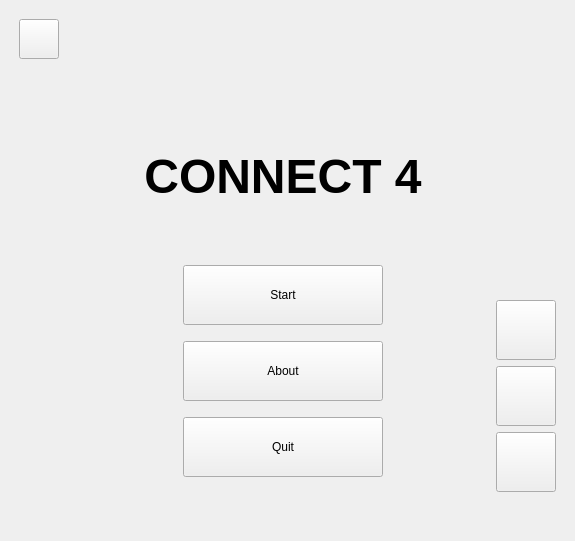
<?xml version="1.0" encoding="UTF-8"?>
<ui version="4.0">
 <class>WelcomeWindow</class>
 <widget class="QWidget" name="WelcomeWindow">
  <property name="geometry">
   <rect>
    <x>0</x>
    <y>0</y>
    <width>575</width>
    <height>541</height>
   </rect>
  </property>
  <property name="minimumSize">
   <size>
    <width>0</width>
    <height>0</height>
   </size>
  </property>
  <property name="windowTitle">
   <string>MainWindow</string>
  </property>
  <layout class="QGridLayout" name="gridLayout">
   <property name="leftMargin">
    <number>0</number>
   </property>
   <property name="topMargin">
    <number>0</number>
   </property>
   <property name="rightMargin">
    <number>0</number>
   </property>
   <property name="bottomMargin">
    <number>0</number>
   </property>
   <item row="0" column="0">
    <widget class="QWidget" name="centralwidget" native="true">
     <layout class="QGridLayout" name="gridLayout_3">
      <property name="leftMargin">
       <number>0</number>
      </property>
      <property name="topMargin">
       <number>0</number>
      </property>
      <property name="rightMargin">
       <number>0</number>
      </property>
      <property name="bottomMargin">
       <number>0</number>
      </property>
      <item row="0" column="0">
       <widget class="QScrollArea" name="scrollArea">
        <property name="frameShape">
         <enum>QFrame::Shape::NoFrame</enum>
        </property>
        <property name="widgetResizable">
         <bool>true</bool>
        </property>
        <property name="alignment">
         <set>Qt::AlignmentFlag::AlignCenter</set>
        </property>
        <widget class="QWidget" name="scrollAreaWidgetContents">
         <property name="geometry">
          <rect>
           <x>0</x>
           <y>0</y>
           <width>575</width>
           <height>541</height>
          </rect>
         </property>
         <layout class="QGridLayout" name="gridLayout_6">
          <property name="leftMargin">
           <number>0</number>
          </property>
          <property name="topMargin">
           <number>0</number>
          </property>
          <property name="rightMargin">
           <number>0</number>
          </property>
          <property name="bottomMargin">
           <number>0</number>
          </property>
          <item row="0" column="0">
           <widget class="QFrame" name="welcomeFrame">
            <property name="frameShape">
             <enum>QFrame::Shape::NoFrame</enum>
            </property>
            <property name="frameShadow">
             <enum>QFrame::Shadow::Raised</enum>
            </property>
            <layout class="QGridLayout" name="gridLayout_7">
             <item row="0" column="0">
              <layout class="QGridLayout" name="welcomeLayout">
               <item row="2" column="3">
                <widget class="QLabel" name="welcomeLabel">
                 <property name="sizePolicy">
                  <sizepolicy hsizetype="Minimum" vsizetype="Preferred">
                   <horstretch>0</horstretch>
                   <verstretch>0</verstretch>
                  </sizepolicy>
                 </property>
                 <property name="font">
                  <font>
                   <pointsize>36</pointsize>
                   <bold>true</bold>
                   <strikeout>false</strikeout>
                  </font>
                 </property>
                 <property name="text">
                  <string>CONNECT 4</string>
                 </property>
                 <property name="alignment">
                  <set>Qt::AlignmentFlag::AlignCenter</set>
                 </property>
                </widget>
               </item>
               <item row="3" column="3">
                <layout class="QGridLayout" name="gridLayout_2">
                 <property name="sizeConstraint">
                  <enum>QLayout::SizeConstraint::SetMinimumSize</enum>
                 </property>
                 <item row="6" column="1">
                  <spacer name="verticalSpacer_4">
                   <property name="orientation">
                    <enum>Qt::Orientation::Vertical</enum>
                   </property>
                   <property name="sizeHint" stdset="0">
                    <size>
                     <width>20</width>
                     <height>40</height>
                    </size>
                   </property>
                  </spacer>
                 </item>
                 <item row="1" column="1">
                  <widget class="QPushButton" name="startButton">
                   <property name="minimumSize">
                    <size>
                     <width>200</width>
                     <height>60</height>
                    </size>
                   </property>
                   <property name="maximumSize">
                    <size>
                     <width>200</width>
                     <height>60</height>
                    </size>
                   </property>
                   <property name="cursor">
                    <cursorShape>PointingHandCursor</cursorShape>
                   </property>
                   <property name="focusPolicy">
                    <enum>Qt::FocusPolicy::TabFocus</enum>
                   </property>
                   <property name="text">
                    <string>Start</string>
                   </property>
                  </widget>
                 </item>
                 <item row="3" column="1">
                  <widget class="QPushButton" name="aboutButton">
                   <property name="minimumSize">
                    <size>
                     <width>200</width>
                     <height>60</height>
                    </size>
                   </property>
                   <property name="maximumSize">
                    <size>
                     <width>200</width>
                     <height>60</height>
                    </size>
                   </property>
                   <property name="cursor">
                    <cursorShape>PointingHandCursor</cursorShape>
                   </property>
                   <property name="focusPolicy">
                    <enum>Qt::FocusPolicy::TabFocus</enum>
                   </property>
                   <property name="text">
                    <string>About</string>
                   </property>
                  </widget>
                 </item>
                 <item row="0" column="1">
                  <spacer name="verticalSpacer_5">
                   <property name="orientation">
                    <enum>Qt::Orientation::Vertical</enum>
                   </property>
                   <property name="sizeHint" stdset="0">
                    <size>
                     <width>20</width>
                     <height>40</height>
                    </size>
                   </property>
                  </spacer>
                 </item>
                 <item row="2" column="1">
                  <spacer name="verticalSpacer_8">
                   <property name="orientation">
                    <enum>Qt::Orientation::Vertical</enum>
                   </property>
                   <property name="sizeType">
                    <enum>QSizePolicy::Policy::Minimum</enum>
                   </property>
                   <property name="sizeHint" stdset="0">
                    <size>
                     <width>20</width>
                     <height>10</height>
                    </size>
                   </property>
                  </spacer>
                 </item>
                 <item row="3" column="2">
                  <spacer name="horizontalSpacer_4">
                   <property name="orientation">
                    <enum>Qt::Orientation::Horizontal</enum>
                   </property>
                   <property name="sizeType">
                    <enum>QSizePolicy::Policy::Minimum</enum>
                   </property>
                   <property name="sizeHint" stdset="0">
                    <size>
                     <width>20</width>
                     <height>20</height>
                    </size>
                   </property>
                  </spacer>
                 </item>
                 <item row="3" column="0">
                  <spacer name="horizontalSpacer_3">
                   <property name="orientation">
                    <enum>Qt::Orientation::Horizontal</enum>
                   </property>
                   <property name="sizeType">
                    <enum>QSizePolicy::Policy::Minimum</enum>
                   </property>
                   <property name="sizeHint" stdset="0">
                    <size>
                     <width>20</width>
                     <height>20</height>
                    </size>
                   </property>
                  </spacer>
                 </item>
                 <item row="5" column="1">
                  <widget class="QPushButton" name="quitButton">
                   <property name="minimumSize">
                    <size>
                     <width>200</width>
                     <height>60</height>
                    </size>
                   </property>
                   <property name="maximumSize">
                    <size>
                     <width>200</width>
                     <height>60</height>
                    </size>
                   </property>
                   <property name="cursor">
                    <cursorShape>PointingHandCursor</cursorShape>
                   </property>
                   <property name="focusPolicy">
                    <enum>Qt::FocusPolicy::TabFocus</enum>
                   </property>
                   <property name="text">
                    <string>Quit</string>
                   </property>
                  </widget>
                 </item>
                 <item row="4" column="1">
                  <spacer name="verticalSpacer_9">
                   <property name="orientation">
                    <enum>Qt::Orientation::Vertical</enum>
                   </property>
                   <property name="sizeType">
                    <enum>QSizePolicy::Policy::Minimum</enum>
                   </property>
                   <property name="sizeHint" stdset="0">
                    <size>
                     <width>20</width>
                     <height>10</height>
                    </size>
                   </property>
                  </spacer>
                 </item>
                </layout>
               </item>
               <item row="1" column="1">
                <layout class="QGridLayout" name="gridLayout_5">
                 <property name="sizeConstraint">
                  <enum>QLayout::SizeConstraint::SetFixedSize</enum>
                 </property>
                 <item row="1" column="1">
                  <spacer name="verticalSpacer_2">
                   <property name="orientation">
                    <enum>Qt::Orientation::Vertical</enum>
                   </property>
                   <property name="sizeType">
                    <enum>QSizePolicy::Policy::Expanding</enum>
                   </property>
                   <property name="sizeHint" stdset="0">
                    <size>
                     <width>0</width>
                     <height>0</height>
                    </size>
                   </property>
                  </spacer>
                 </item>
                 <item row="0" column="1">
                  <widget class="QPushButton" name="musicButton">
                   <property name="sizePolicy">
                    <sizepolicy hsizetype="Fixed" vsizetype="Fixed">
                     <horstretch>0</horstretch>
                     <verstretch>0</verstretch>
                    </sizepolicy>
                   </property>
                   <property name="minimumSize">
                    <size>
                     <width>40</width>
                     <height>40</height>
                    </size>
                   </property>
                   <property name="maximumSize">
                    <size>
                     <width>40</width>
                     <height>40</height>
                    </size>
                   </property>
                   <property name="cursor">
                    <cursorShape>PointingHandCursor</cursorShape>
                   </property>
                   <property name="focusPolicy">
                    <enum>Qt::FocusPolicy::TabFocus</enum>
                   </property>
                   <property name="text">
                    <string/>
                   </property>
                   <property name="iconSize">
                    <size>
                     <width>30</width>
                     <height>30</height>
                    </size>
                   </property>
                   <property name="checkable">
                    <bool>true</bool>
                   </property>
                  </widget>
                 </item>
                 <item row="0" column="2">
                  <spacer name="horizontalSpacer_5">
                   <property name="orientation">
                    <enum>Qt::Orientation::Horizontal</enum>
                   </property>
                   <property name="sizeType">
                    <enum>QSizePolicy::Policy::Expanding</enum>
                   </property>
                   <property name="sizeHint" stdset="0">
                    <size>
                     <width>0</width>
                     <height>0</height>
                    </size>
                   </property>
                  </spacer>
                 </item>
                 <item row="0" column="0">
                  <spacer name="horizontalSpacer_7">
                   <property name="orientation">
                    <enum>Qt::Orientation::Horizontal</enum>
                   </property>
                   <property name="sizeType">
                    <enum>QSizePolicy::Policy::Fixed</enum>
                   </property>
                   <property name="sizeHint" stdset="0">
                    <size>
                     <width>10</width>
                     <height>21</height>
                    </size>
                   </property>
                  </spacer>
                 </item>
                </layout>
               </item>
               <item row="1" column="3">
                <spacer name="verticalSpacer_6">
                 <property name="orientation">
                  <enum>Qt::Orientation::Vertical</enum>
                 </property>
                 <property name="sizeHint" stdset="0">
                  <size>
                   <width>20</width>
                   <height>40</height>
                  </size>
                 </property>
                </spacer>
               </item>
               <item row="3" column="4">
                <layout class="QGridLayout" name="gridLayout_4">
                 <property name="sizeConstraint">
                  <enum>QLayout::SizeConstraint::SetMinimumSize</enum>
                 </property>
                 <item row="3" column="1">
                  <widget class="QPushButton" name="optionsButton">
                   <property name="sizePolicy">
                    <sizepolicy hsizetype="Fixed" vsizetype="Fixed">
                     <horstretch>0</horstretch>
                     <verstretch>0</verstretch>
                    </sizepolicy>
                   </property>
                   <property name="minimumSize">
                    <size>
                     <width>60</width>
                     <height>60</height>
                    </size>
                   </property>
                   <property name="maximumSize">
                    <size>
                     <width>60</width>
                     <height>60</height>
                    </size>
                   </property>
                   <property name="cursor">
                    <cursorShape>PointingHandCursor</cursorShape>
                   </property>
                   <property name="focusPolicy">
                    <enum>Qt::FocusPolicy::TabFocus</enum>
                   </property>
                   <property name="toolTip">
                    <string/>
                   </property>
                   <property name="text">
                    <string/>
                   </property>
                   <property name="iconSize">
                    <size>
                     <width>45</width>
                     <height>45</height>
                    </size>
                   </property>
                  </widget>
                 </item>
                 <item row="0" column="1">
                  <spacer name="verticalSpacer">
                   <property name="orientation">
                    <enum>Qt::Orientation::Vertical</enum>
                   </property>
                   <property name="sizeType">
                    <enum>QSizePolicy::Policy::Expanding</enum>
                   </property>
                   <property name="sizeHint" stdset="0">
                    <size>
                     <width>40</width>
                     <height>90</height>
                    </size>
                   </property>
                  </spacer>
                 </item>
                 <item row="2" column="1">
                  <widget class="QPushButton" name="rankingButton">
                   <property name="sizePolicy">
                    <sizepolicy hsizetype="Fixed" vsizetype="Fixed">
                     <horstretch>0</horstretch>
                     <verstretch>0</verstretch>
                    </sizepolicy>
                   </property>
                   <property name="minimumSize">
                    <size>
                     <width>60</width>
                     <height>60</height>
                    </size>
                   </property>
                   <property name="maximumSize">
                    <size>
                     <width>60</width>
                     <height>60</height>
                    </size>
                   </property>
                   <property name="cursor">
                    <cursorShape>PointingHandCursor</cursorShape>
                   </property>
                   <property name="focusPolicy">
                    <enum>Qt::FocusPolicy::TabFocus</enum>
                   </property>
                   <property name="toolTip">
                    <string/>
                   </property>
                   <property name="text">
                    <string/>
                   </property>
                   <property name="iconSize">
                    <size>
                     <width>45</width>
                     <height>45</height>
                    </size>
                   </property>
                  </widget>
                 </item>
                 <item row="4" column="1">
                  <spacer name="verticalSpacer_3">
                   <property name="orientation">
                    <enum>Qt::Orientation::Vertical</enum>
                   </property>
                   <property name="sizeType">
                    <enum>QSizePolicy::Policy::Fixed</enum>
                   </property>
                   <property name="sizeHint" stdset="0">
                    <size>
                     <width>20</width>
                     <height>40</height>
                    </size>
                   </property>
                  </spacer>
                 </item>
                 <item row="2" column="0">
                  <spacer name="horizontalSpacer_6">
                   <property name="orientation">
                    <enum>Qt::Orientation::Horizontal</enum>
                   </property>
                   <property name="sizeType">
                    <enum>QSizePolicy::Policy::Expanding</enum>
                   </property>
                   <property name="sizeHint" stdset="0">
                    <size>
                     <width>40</width>
                     <height>20</height>
                    </size>
                   </property>
                  </spacer>
                 </item>
                 <item row="1" column="1">
                  <widget class="QPushButton" name="historyButton">
                   <property name="sizePolicy">
                    <sizepolicy hsizetype="Fixed" vsizetype="Fixed">
                     <horstretch>0</horstretch>
                     <verstretch>0</verstretch>
                    </sizepolicy>
                   </property>
                   <property name="minimumSize">
                    <size>
                     <width>60</width>
                     <height>60</height>
                    </size>
                   </property>
                   <property name="maximumSize">
                    <size>
                     <width>60</width>
                     <height>60</height>
                    </size>
                   </property>
                   <property name="cursor">
                    <cursorShape>PointingHandCursor</cursorShape>
                   </property>
                   <property name="focusPolicy">
                    <enum>Qt::FocusPolicy::TabFocus</enum>
                   </property>
                   <property name="toolTip">
                    <string/>
                   </property>
                   <property name="text">
                    <string/>
                   </property>
                   <property name="iconSize">
                    <size>
                     <width>45</width>
                     <height>45</height>
                    </size>
                   </property>
                  </widget>
                 </item>
                </layout>
               </item>
               <item row="0" column="3">
                <spacer name="verticalSpacer_7">
                 <property name="orientation">
                  <enum>Qt::Orientation::Vertical</enum>
                 </property>
                 <property name="sizeType">
                  <enum>QSizePolicy::Policy::Minimum</enum>
                 </property>
                 <property name="sizeHint" stdset="0">
                  <size>
                   <width>11</width>
                   <height>10</height>
                  </size>
                 </property>
                </spacer>
               </item>
               <item row="2" column="5">
                <spacer name="horizontalSpacer">
                 <property name="orientation">
                  <enum>Qt::Orientation::Horizontal</enum>
                 </property>
                 <property name="sizeType">
                  <enum>QSizePolicy::Policy::Minimum</enum>
                 </property>
                 <property name="sizeHint" stdset="0">
                  <size>
                   <width>10</width>
                   <height>10</height>
                  </size>
                 </property>
                </spacer>
               </item>
              </layout>
             </item>
            </layout>
           </widget>
          </item>
         </layout>
        </widget>
       </widget>
      </item>
     </layout>
    </widget>
   </item>
  </layout>
 </widget>
 <resources/>
 <connections/>
</ui>
